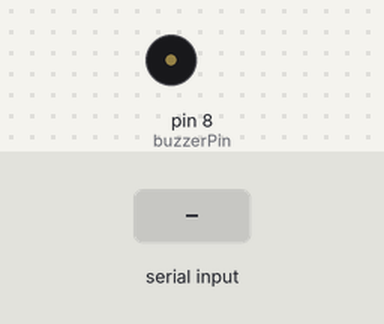
This sketch was run on a simulated Arduino Uno, built with avr-gcc and run on an emulated ATmega328P. Parts: buzzer (waves = sounding, pin HIGH). The test bench sets the inputs (shaded band). What the sketch prints to the serial monitor is not drawn.

Above: at 1.2 s.
1.3 s: "90,45\n" received over Serial
At 1.9 s:
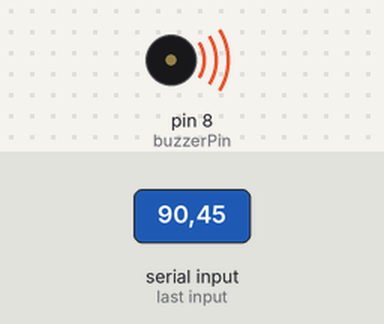
Timing chart, 0 to 8.8 s (numbered marks = the images above; inputs shaded):
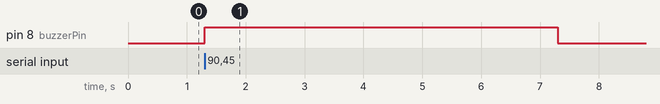

The sketch:

buzzer.ino
```cpp
int buzzerPin = 8;
int myNum;
String msg = "Please enter your number:";
int buzzDelay = 3000;


void setup() {
  // put your setup code here, to run once:

  Serial.begin(9600);
  pinMode(buzzerPin, OUTPUT);

}

void loop() {
  // put your main code here, to run repeatedly:
  Serial.println(msg);
  while (Serial.available()==0){}

  myNum = Serial.parseInt();

  if (myNum > 10){
    digitalWrite(buzzerPin, HIGH);
    delay(buzzDelay);
    digitalWrite(buzzerPin, LOW);
  }

}
```

Measured:
- after the input at 1.3 s, pin 8 (buzzerPin): LOW → HIGH at once, → LOW 6.0 s later
